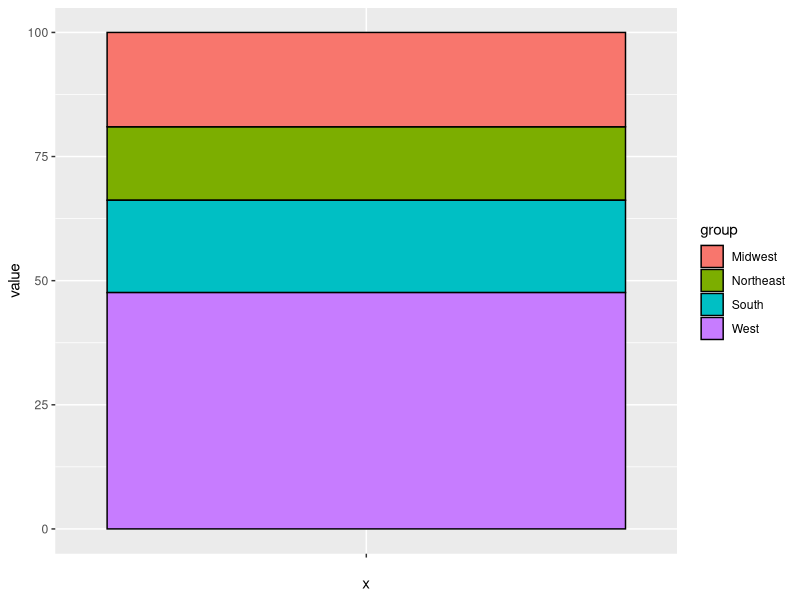
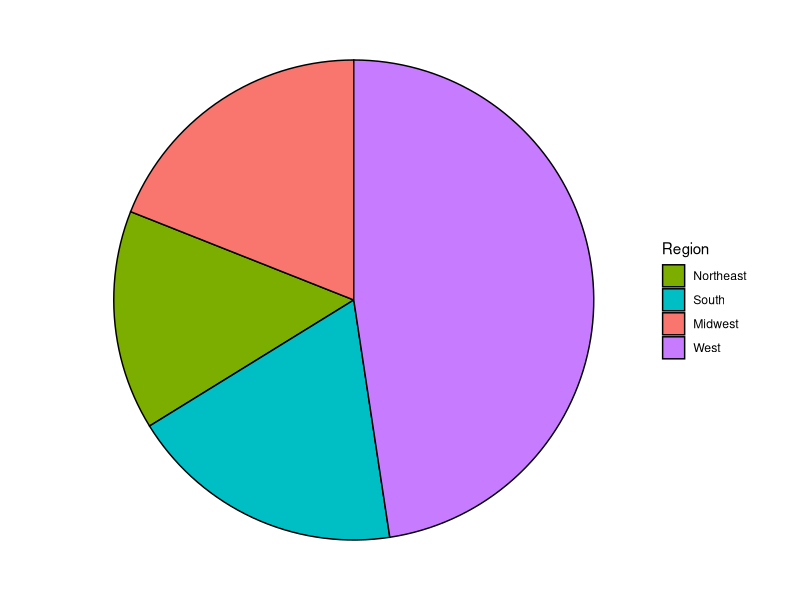

Source code (R) for these figures, in order:
library(ggplot2)
library(ggrepel)
library(dplyr)
#Phase 1: Need to calculate the proportions for each region to enter into the value=c(")
df <- data.frame(group = c("Northeast", "South", "Midwest", "West"), value = c(14.8, 18.6, 19.0, 47.6))
head(df)

bp<-ggplot(df, aes(x="", y=value, fill=group))+geom_bar(width = 1, stat="identity", color="black")
bp
pie<-bp+coord_polar("y", start=0)+theme_void()
pie_new<-pie+ scale_fill_brewer(palette="Set2")+guides(fill = guide_legend(title = "Region"))+scale_fill_discrete(breaks=c("Northeast", "South", "Midwest", "West", "Territory"))
pie_new
